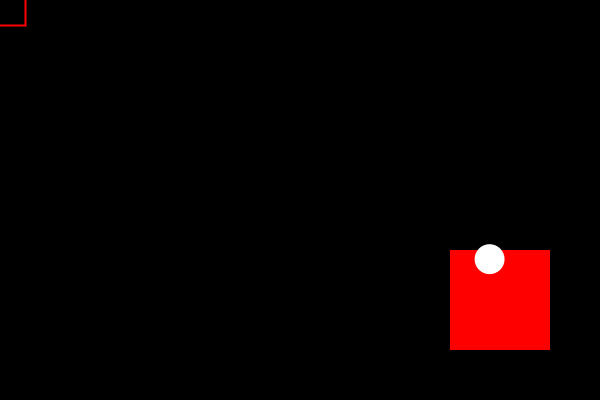
Frame 1 (no input)
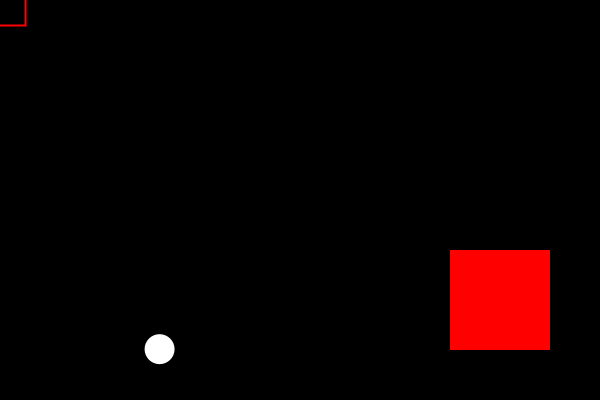
Frame 60 (the mouse pressed at the canvas centre just before this capture)
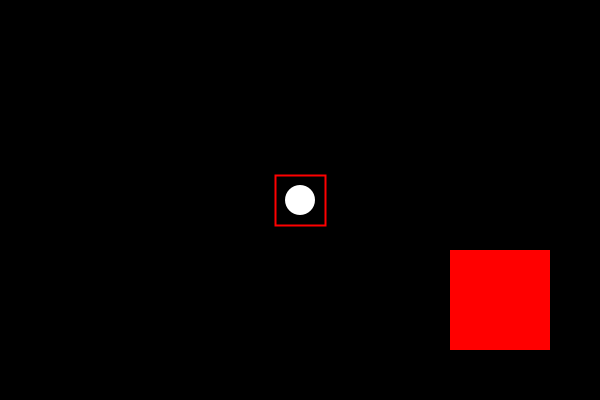
Frame 120 (the mouse held since frame 60 and released just before this capture)

The Processing sketch that drew these frames (run headless with seeded random() and noise(); from frame 60 on, the mouse is pressed at the canvas centre):

// Processing sketch: processing_119640
// ── processing_119640.pde

float posX, posY, velX, velY;
float sz = 30;
int rectX;
int rectY;
int t1 = 50;
int t2 = 50;
float hola; 

void setup() {
  size(600, 400);
  posX = random(width/2 + sz/2, width -sz/2);
  posY = random(height/2 + sz/2, height -sz/2);
  velX = 30;
  velY = 30;
}

void draw() { 
  background (0);
  noStroke();
  fill(255, 0, 0);
  rect(450, 250, 100, 100);
  fill (255); 
  ellipse(posX, posY, sz, sz);
  noFill();
  stroke(255, 0, 0);
  strokeWeight(2);

  rectX = mouseX - 25;
  rectY = mouseY - 25;
  rect(rectX, rectY, t1, t2);


  if ((posX + sz/2>= width)||(posX - sz/2<=0 )) {
    velX = -velX;
  }

  if ((posY + sz/2>= height)||(posY - sz/2<=0 )) {
    velY = -velY;
  }
  if ((posX + sz/2 >= mouseX && posX -sz/2 <= mouseX +t1) && (posY + sz/2 >= mouseY && posY-sz/2 <=mouseY + t2)) {
    posX = mouseX;
    posY = mouseY;
  }
  else {
    posX = posX + velX;
    posY = posY + velY;
  }

  if ((posX == mouseX && posY== mouseY) && (posX >= 450 && posX <= 550 && posY >= 250 && posY <= 350)) {
    noStroke();
    fill(0, 255, 0);
    rect(450, 250, 100, 100);
    noStroke();
    fill(255);
    ellipse(posX, posY, sz, sz);
    noFill();
    stroke(255, 0, 0);
    strokeWeight(2);
    rect(rectX, rectY, t1, t2);
    noFill();
    strokeWeight(2);
    stroke(0,255,0);
    rect(50, 270, 350, 50);
    text ("WINNA! Acabas de ganar 50€. SIGUE JUGANDO", 80,300);
    
  }
}
